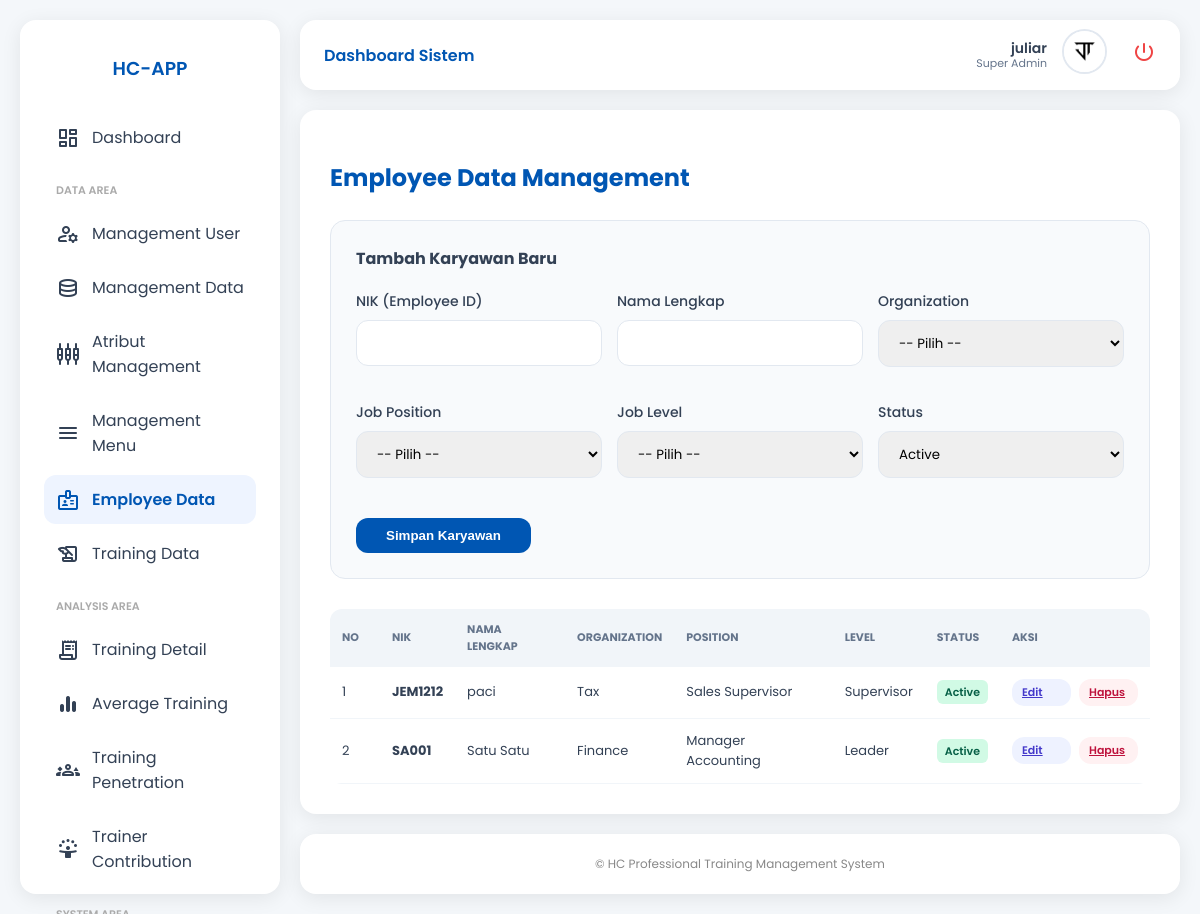
/modul/employee-data/index.php (signed in), run on the app's committed database.
### tables this page shows
CREATE TABLE `menus` (
  `id` int NOT NULL,
  `menu_name` varchar(100) NOT NULL,
  `menu_url` varchar(100) NOT NULL,
  `menu_icon` varchar(50) DEFAULT NULL,
  `menu_category` enum('Dashboard','Data Area','Analysis Area','System Area') NOT NULL,
  `order_no` int DEFAULT '0'
);

CREATE TABLE `employees` (
  `id` int NOT NULL,
  `employee_id` varchar(50) NOT NULL,
  `full_name` varchar(255) NOT NULL,
  `org_id` int DEFAULT NULL,
  `position_id` int DEFAULT NULL,
  `level_id` int DEFAULT NULL,
  `status` enum('Active','Inactive') DEFAULT 'Active',
  `created_at` timestamp NULL DEFAULT CURRENT_TIMESTAMP,
  `updated_at` timestamp NULL DEFAULT CURRENT_TIMESTAMP ON UPDATE CURRENT_TIMESTAMP
);

CREATE TABLE `master_organizations` (
  `id` int NOT NULL,
  `org_name` varchar(100) NOT NULL,
  `created_at` timestamp NULL DEFAULT CURRENT_TIMESTAMP
);

CREATE TABLE `master_job_positions` (
  `id` int NOT NULL,
  `position_name` varchar(100) NOT NULL,
  `created_at` timestamp NULL DEFAULT CURRENT_TIMESTAMP
);

CREATE TABLE `master_job_levels` (
  `id` int NOT NULL,
  `level_name` varchar(100) NOT NULL,
  `created_at` timestamp NULL DEFAULT CURRENT_TIMESTAMP
);

### modul/employee-data/index.php (the view, shortened to what this page needs)
<?php
require_once __DIR__ . '/../../config/database.php';
$layout_dir = __DIR__ . '/../layout/';
$sql_employees = "SELECT e.*, o.org_name, p.position_name, l.level_name
                  FROM employees e
                  LEFT JOIN master_organizations o ON e.org_id = o.id
                  LEFT JOIN master_job_positions p ON e.position_id = p.id
                  LEFT JOIN master_job_levels l ON e.level_id = l.id
                  ORDER BY e.full_name ASC";
$employees = $pdo->query($sql_employees)->fetchAll();
$edit_data = null;
?>
<!DOCTYPE html>
<html lang="id">
<head>
    <link rel="stylesheet" href="../../assets/css/style.css">
</head>
<body>
    <?php include $layout_dir . 'sidebar.php'; include $layout_dir . 'header.php'; ?>
    <main class="main-content">
        <div class="content-card">
            <h2 style="color: var(--primary-blue); margin-bottom: 25px;">Employee Data Management</h2>
            <div class="form-card">
                <h4 style="margin-top: 0; margin-bottom: 20px;"><?= $edit_data ? 'Edit Data Karyawan' : 'Tambah Karyawan Baru' ?></h4>
                <form method="POST">
                    <div class="grid-form">
                        <div class="form-group">
                            <label>NIK (Employee ID)</label>
                            <input type="text" name="employee_id" class="form-control" value="<?= $edit_data['employee_id'] ?? '' ?>" required>
                        </div>
                        <div class="form-group">
                            <label>Nama Lengkap</label>
                            <input type="text" name="full_name" class="form-control" value="<?= $edit_data['full_name'] ?? '' ?>" required>
                        </div>
                        <div class="form-group">
                            <label>Organization</label>
                            <select name="org_id" class="form-control" required>
                                <option value="">-- Pilih --</option>
                            </select>
                        </div>
                        <div class="form-group">
                            <label>Job Position</label>
                            <select name="position_id" class="form-control" required>
                                <option value="">-- Pilih --</option>
                            </select>
                        </div>
                        <div class="form-group">
                            <label>Job Level</label>
                            <select name="level_id" class="form-control" required>
                                <option value="">-- Pilih --</option>
                            </select>
                        </div>
                        <div class="form-group">
                            <label>Status</label>
                            <select name="status" class="form-control" required>
                                <option value="Active" <?= (isset($edit_data['status']) && $edit_data['status'] == 'Active') ? 'selected' : '' ?>>Active</option>
                            </select>
                        </div>
                    </div>
                    <div style="margin-top: 20px; display: flex; gap: 10px;">
                        <button type="submit" name="save_employee" class="btn-primary" style="width: auto; padding: 10px 30px;">
                            <?= $edit_data ? 'Update Karyawan' : 'Simpan Karyawan' ?>
                        </button>
                    </div>
                </form>
            </div>
            <table class="data-table">
                <thead>
                    <tr>
                        <th width="50">No</th>
                        <th>NIK</th>
                        <th>Nama Lengkap</th>
                        <th>Organization</th>
                        <th>Position</th>
                        <th>Level</th>
                        <th>Status</th>
                        <th width="150">Aksi</th>
                    </tr>
                </thead>
                <tbody>
                    <?php if(count($employees) > 0): ?>
                        <?php $no = 1; foreach($employees as $e): ?>
                        <tr>
                            <td><?= $no++ ?></td>
                            <td><strong><?= $e['employee_id'] ?></strong></td>
                            <td><?= htmlspecialchars($e['full_name']) ?></td>
                            <td><?= $e['org_name'] ?></td>
                            <td><?= $e['position_name'] ?></td>
                            <td><?= $e['level_name'] ?></td>
                            <td>
                                <span class="badge <?= ($e['status'] == 'Active') ? 'badge-active' : 'badge-inactive' ?>">
                                    <?= $e['status'] ?>
                                </span>
                            </td>
                            <td>
                                <div class="action-container">
                                    <a href="?edit=<?= $e['id'] ?>" class="btn-primary" style="padding: 5px 10px; font-size: 11px; background: #eef2ff; color: #4338ca;">Edit</a>
                                    <a href="?delete=<?= $e['id'] ?>" class="btn-primary" style="padding: 5px 10px; font-size: 11px; background: #fff1f2; color: #be123c;" onclick="return confirm('Hapus karyawan ini?')">Hapus</a>
                                </div>
                            </td>
                        </tr>
                        <?php endforeach; ?>
                    <?php else: ?>
                        <tr><td colspan="8" style="text-align: center; padding: 20px; color: #94a3b8;">Belum ada data karyawan.</td></tr>
                    <?php endif; ?>
                </tbody>
            </table>
        </div>
    </main>
    <?php include $layout_dir . 'footer.php'; ?>
</body>
</html>

### modul/layout/sidebar.php (shortened to what this page needs)
<?php
require_once __DIR__ . '/../../config/database.php';
$current_uri = $_SERVER['REQUEST_URI'];
$role_id = $_SESSION['role_id'] ?? 0;
$query_menu = "SELECT m.* FROM menus m
               JOIN role_access ra ON m.id = ra.menu_id
               WHERE ra.role_id = ?
               ORDER BY FIELD(m.menu_category, 'Dashboard', 'Data Area', 'Analysis Area', 'System Area'), m.order_no ASC";
$stmt_menu = $pdo->prepare($query_menu);
$stmt_menu->execute([$role_id]);
$menus = $stmt_menu->fetchAll();
$menu_list = [];
foreach ($menus as $m) {
    $menu_list[$m['menu_category']][] = $m;
}
?>
<aside class="sidebar">
    <div style="padding: 10px; margin-bottom: 20px; text-align: center;">
        <h3 style="color: var(--primary-blue); margin: 0; font-weight: 600;">HC-APP</h3>
    </div>
    <nav style="flex-grow: 1; overflow-y: auto;">
        <?php foreach ($menu_list as $category => $items): ?>
            <?php if ($category !== 'Dashboard'): ?>
                <p style="font-size: 11px; color: #aaa; text-transform: uppercase; margin: 20px 0 10px 12px; font-weight: 600;">
                    <?= htmlspecialchars($category) ?>
                </p>
            <?php endif; ?>
            <?php foreach ($items as $item): ?>
                <a href="<?= $item['menu_url'] ?>"
                   class="menu-item <?= (strpos($current_uri, basename(dirname($item['menu_url']))) !== false) ? 'active' : '' ?>">
                    <i class="material-symbols-rounded"><?= $item['menu_icon'] ?></i>
                    <span><?= htmlspecialchars($item['menu_name']) ?></span>
                </a>
            <?php endforeach; ?>
        <?php endforeach; ?>
    </nav>
</aside>

### assets/css/style.css (style rules this page uses)
:root { --primary-blue: #0056b3; --bg-light: #f4f7fa; --white: #ffffff; --text-main: #334155; --text-muted: #64748b; --radius: 16px; --shadow: 0 4px 20px rgba(0, 0, 0, 0.08); }
* { box-sizing: border-box; }
body { font-family: "Poppins", sans-serif; background-color: var(--bg-light); margin: 0; color: var(--text-main); }
.form-group { margin-bottom: 20px; }
.form-group label { display: block; margin-bottom: 8px; font-size: 14px; font-weight: 500; }
.form-control { width: 100%; padding: 12px 16px; border: 1px solid #e2e8f0; border-radius: 12px; font-family: "Poppins", sans-serif; }
.btn-primary { width: 100%; padding: 14px; background: var(--primary-blue); color: white; border: none; border-radius: 12px; font-weight: 600; cursor: pointer; transition: 0.3s; }
.sidebar { position: fixed; top: 20px; left: 20px; bottom: 20px; width: 260px; background: var(--white); border-radius: var(--radius); box-shadow: var(--shadow); padding: 24px; z-index: 1000; }
.main-content { margin-left: 300px; margin-top: 110px; margin-right: 20px; margin-bottom: 100px; }
.content-card { background: var(--white); padding: 30px; border-radius: var(--radius); box-shadow: var(--shadow); min-height: 70vh; }
.menu-item { display: flex; align-items: center; padding: 12px; text-decoration: none; color: var(--text-main); border-radius: 12px; margin-bottom: 5px; }
.menu-item.active { background: #eef4ff; color: var(--primary-blue); font-weight: 600; }
.menu-item i { margin-right: 12px; }

### modul/employee-data/index.php (style rules this page uses)
.form-card { background: #f8fafc; padding: 25px; border-radius: 15px; margin-bottom: 30px; border: 1px solid #e2e8f0; }
.grid-form { display: grid; grid-template-columns: repeat(auto-fit, minmax(200px, 1fr)); gap: 15px; }
.data-table { width: 100%; border-collapse: collapse; background: white; border-radius: 12px; overflow: hidden; }
.data-table th { background: #f1f5f9; padding: 12px; text-align: left; font-size: 11px; color: #64748b; text-transform: uppercase; }
.data-table td { padding: 12px; border-bottom: 1px solid #f1f5f9; font-size: 13px; }
.badge { padding: 4px 8px; border-radius: 6px; font-size: 11px; font-weight: 600; }
.badge-active { background: #d1fae5; color: #065f46; }
.action-container { display: flex; gap: 8px; }

### data on the page
menus: menu_name "Dashboard"
menus: menu_name "Management User"
menus: menu_name "Management Data"
menus: menu_name "Atribut Management"
menus: menu_name "Management Menu"
menus: menu_name "Employee Data"
menus: menu_name "Training Data"
menus: menu_name "Training Detail"
menus: menu_name "Average Training"
menus: menu_name "Training Penetration"
menus: menu_name "Trainer Contribution"
employees: employee "JEM1212", full_name "paci", org.org_name "Tax", position.position_name "Sales Supervisor", level.level_name "Supervisor", status "Active"
employees: employee "SA001", full_name "Satu Satu", org.org_name "Finance", position.position_name "Manager Accounting", level.level_name "Leader", status "Active"

### other printed values
$category "DATA AREA"
$category "ANALYSIS AREA"
$_SESSION['name'] "juliar"
